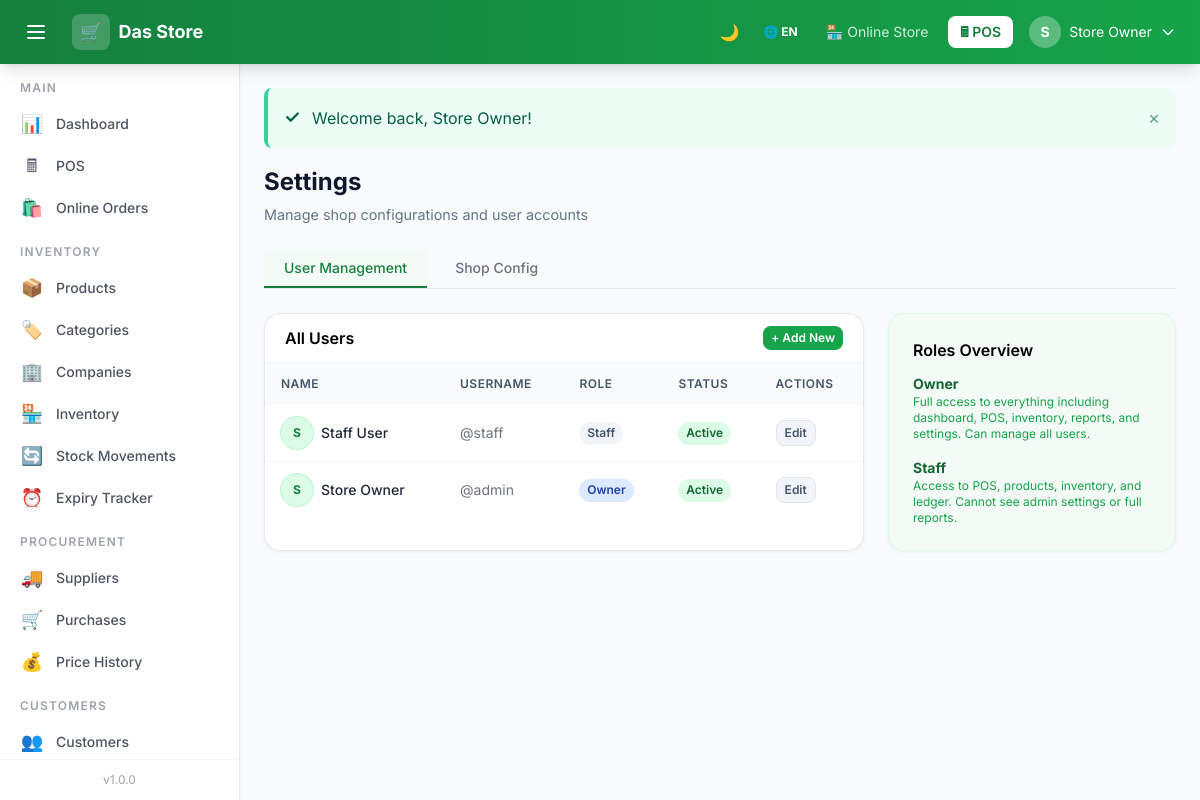
The page /settings.php (signed in) on the database its author committed.
### tables this page shows
CREATE TABLE IF NOT EXISTS `users` (
  `id`         INT UNSIGNED AUTO_INCREMENT PRIMARY KEY,
  `name`       VARCHAR(100) NOT NULL,
  `username`   VARCHAR(60)  NOT NULL UNIQUE,
  `email`      VARCHAR(150) UNIQUE,
  `password`   VARCHAR(255) NOT NULL,
  `role`       ENUM('owner','staff') NOT NULL DEFAULT 'staff',
  `is_active`  TINYINT(1)   NOT NULL DEFAULT 1,
  `created_at` TIMESTAMP    DEFAULT CURRENT_TIMESTAMP
);

### includes/lang.php (called while the page is built, shortened)
<?php
$lang_code = $_SESSION['lang'] ?? 'en';
function __($key) {
    global $translations, $lang_code;
    return $translations[$lang_code][$key] ?? $key;
}
function get_current_lang() {
    global $lang_code;
    return $lang_code;
}

### includes/auth.php (called while the page is built, shortened)
<?php
function current_user(): array {
    return [
        'id'       => $_SESSION['user_id']   ?? 0,
        'name'     => $_SESSION['user_name'] ?? 'Guest',
        'role'     => $_SESSION['role']      ?? '',
        'avatar'   => $_SESSION['avatar']    ?? '',
    ];
}

### settings.php (the view, shortened to what this page needs)
<?php
require_once 'includes/auth.php';
require_once 'includes/flash.php';
$tab = $_GET['tab'] ?? 'users';
$users = $pdo->query("SELECT * FROM users ORDER BY name")->fetchAll();
require_once 'includes/header.php';
require_once 'includes/sidebar.php';
?>
<div class="page-header">
    <h1 class="dark:text-white"><?= __('settings') ?></h1>
    <p class="dark:text-gray-400"><?= __('manage_shop_config') ?></p>
</div>
<div class="flex gap-2 mb-6 border-b border-gray-200 dark:border-gray-700 no-print">
    <a href="?tab=users" class="px-5 py-2 text-sm font-medium transition <?= $tab==='users' ? 'text-brand-700 border-b-2 border-brand-700 bg-brand-50/50 dark:text-brand-400 dark:border-brand-400 dark:bg-brand-900/10' : 'text-gray-500 hover:text-gray-700 hover:bg-gray-50 dark:text-gray-400 dark:hover:text-gray-300 dark:hover:bg-gray-800' ?>"><?= __('user_management') ?></a>
    <a href="?tab=shop" class="px-5 py-2 text-sm font-medium transition <?= $tab==='shop' ? 'text-brand-700 border-b-2 border-brand-700 bg-brand-50/50 dark:text-brand-400 dark:border-brand-400 dark:bg-brand-900/10' : 'text-gray-500 hover:text-gray-700 hover:bg-gray-50 dark:text-gray-400 dark:hover:text-gray-300 dark:hover:bg-gray-800' ?>"><?= __('shop_config') ?></a>
</div>
<?php if ($tab === 'users'): ?>
<div class="grid grid-cols-1 lg:grid-cols-3 gap-6">
    <div class="lg:col-span-2 card p-0 overflow-hidden dark:bg-gray-800 dark:border-gray-700">
        <div class="px-5 py-3 border-b border-gray-100 dark:border-gray-700 flex items-center justify-between">
            <h3 class="font-semibold dark:text-white"><?= __('all_users') ?></h3>
            <button onclick="document.getElementById('user-modal').classList.remove('hidden')" class="btn btn-xs btn-primary">+ <?= __('add_new') ?></button>
        </div>
        <table class="data-table">
            <thead>
                <tr class="dark:bg-gray-700/50">
                    <th class="dark:text-gray-300"><?= __('name') ?></th>
                    <th class="dark:text-gray-300"><?= __('username') ?></th>
                    <th class="dark:text-gray-300"><?= __('role') ?></th>
                    <th class="dark:text-gray-300"><?= __('status') ?></th>
                    <th class="dark:text-gray-300"><?= __('actions') ?></th>
                </tr>
            </thead>
            <tbody>
                <?php foreach ($users as $u): ?>
                <tr class="dark:hover:bg-gray-700/30 transition-colors">
                    <td>
                        <div class="flex items-center gap-2">
                            <span class="w-8 h-8 rounded-full bg-brand-100 text-brand-700 dark:bg-brand-900/30 dark:text-brand-400 flex items-center justify-center font-bold text-xs uppercase ring-1 ring-brand-200 dark:ring-brand-800">
                                <?= substr($u['name'], 0, 1) ?>
                            </span>
                            <span class="font-medium dark:text-white"><?= htmlspecialchars($u['name']) ?></span>
                        </div>
                    </td>
                    <td><span class="text-gray-500 dark:text-gray-400 text-sm">@<?= htmlspecialchars($u['username']) ?></span></td>
                    <td><span class="badge <?= $u['role']==='owner' ? 'badge-blue' : 'badge-gray dark:bg-gray-700 dark:text-gray-300' ?> capitalize"><?= __($u['role'].'_role') ?></span></td>
                    <td><span class="badge <?= $u['is_active'] ? 'badge-green' : 'badge-red' ?>"><?= $u['is_active'] ? __('active') : __('inactive') ?></span></td>
                    <td>
                        <a href="?tab=users&edit=<?= $u['id'] ?>" class="btn btn-xs btn-secondary dark:bg-gray-700 dark:text-gray-200 dark:hover:bg-gray-600"><?= __('edit') ?></a>
                    </td>
                </tr>
                <?php endforeach; ?>
            </tbody>
        </table>
    </div>
    <div class="card bg-brand-50/50 dark:bg-brand-900/10 border-brand-100 dark:border-brand-900/30">
        <h3 class="font-semibold mb-3 dark:text-brand-400"><?= __('roles_overview') ?></h3>
        <div class="space-y-4">
            <div>
                <b class="text-sm block text-brand-800 dark:text-brand-300"><?= __('owner_role') ?></b>
                <p class="text-xs text-brand-600 dark:text-brand-400/80"><?= __('owner_desc') ?></p>
            </div>
            <div>
                <b class="text-sm block text-brand-800 dark:text-brand-300"><?= __('staff_role') ?></b>
                <p class="text-xs text-brand-600 dark:text-brand-400/80"><?= __('staff_desc') ?></p>
            </div>
        </div>
    </div>
</div>
<?php endif; ?>
<?php require_once 'includes/footer.php'; ?>

### includes/header.php (shortened to what this page needs)
<?php
require_once __DIR__ . '/flash.php';
$user = current_user();
?>
<!DOCTYPE html>
<!DOCTYPE html>
<html lang="<?= get_current_lang() ?>" class="h-full" x-data="{
    darkMode: localStorage.getItem('theme') === 'dark',
    toggleTheme() {
        this.darkMode = !this.darkMode;
        localStorage.setItem('theme', this.darkMode ? 'dark' : 'light');
        if (this.darkMode) document.documentElement.classList.add('dark');
        else document.documentElement.classList.remove('dark');
    }
}" :class="{ 'dark': darkMode }">
<head>
    <script src="https://cdn.tailwindcss.com"></script>
    <link rel="stylesheet" href="<?= BASE_URL ?>assets/css/main.css">
</head>
<body class="bg-gray-50 font-sans h-full transition-colors duration-300" x-data="{ sidebarOpen: window.innerWidth >= 1024 }">
<header class="fixed top-0 left-0 right-0 z-50 h-16 bg-gradient-to-r from-brand-700 to-brand-600 dark:from-gray-900 dark:to-gray-800 shadow-lg flex items-center px-4 gap-4 transition-colors duration-300">
    <button @click="sidebarOpen = !sidebarOpen"
            class="text-white p-2 rounded-lg hover:bg-white/20 transition" id="sidebar-toggle" aria-label="Toggle sidebar">
        <svg class="w-6 h-6" fill="none" stroke="currentColor" viewBox="0 0 24 24">
            <path stroke-linecap="round" stroke-linejoin="round" stroke-width="2" d="M4 6h16M4 12h16M4 18h16"/>
        </svg>
    </button>
    <a href="<?= BASE_URL ?>dashboard.php" class="flex items-center gap-2 text-white font-bold text-lg no-underline">
        <span class="bg-white/20 rounded-lg px-2 py-1">🛒</span>
        <span><?= SHOP_NAME ?></span>
    </a>
    <nav class="flex items-center gap-2">
        <button @click="toggleTheme()" class="p-2 rounded-lg text-white hover:bg-white/20 transition" title="<?= __('dark_mode') ?>">
            <span x-show="!darkMode">🌙</span>
        </button>
        <div class="relative" x-data="{ langOpen: false }">
            <button @click="langOpen = !langOpen" class="flex items-center gap-1 text-xs font-bold uppercase p-2 rounded-lg text-white hover:bg-white/20 transition">
                🌐 <?= get_current_lang() ?>
            </button>
        </div>
        <a href="<?= BASE_URL ?>store/" target="_blank"
           class="hidden sm:flex items-center gap-1 text-white/80 hover:text-white text-sm px-3 py-1.5 rounded-lg hover:bg-white/20 transition">
            🏪 <?= __('online_store') ?>
        </a>
        <a href="<?= BASE_URL ?>pos.php"
           class="hidden sm:flex items-center gap-1 bg-white text-brand-700 font-semibold text-sm px-3 py-1.5 rounded-lg hover:bg-brand-50 transition">
            🖩 <?= __('pos') ?>
        </a>
        <div class="relative" x-data="{ open: false }">
            <button @click="open = !open" class="flex items-center gap-2 text-white hover:bg-white/20 rounded-lg px-2 py-1.5 transition" id="user-menu-btn">
                <span class="w-8 h-8 bg-white/30 rounded-full flex items-center justify-center font-bold text-sm">
                    <?= strtoupper(substr($user['name'] ?? 'U', 0, 1)) ?>
                </span>
                <span class="hidden sm:block text-sm"><?= htmlspecialchars($user['name']) ?></span>
                <svg class="w-4 h-4" fill="none" stroke="currentColor" viewBox="0 0 24 24"><path stroke-linecap="round" stroke-linejoin="round" stroke-width="2" d="M19 9l-7 7-7-7"/></svg>
            </button>
        </div>
    </nav>
</header>
<div class="flex pt-16 min-h-screen">

### assets/css/main.css (style rules this page uses)
*, *::before, *::after { box-sizing: border-box; }
body { font-family: 'Inter', sans-serif; }
.card { background: #fff; border-radius: 1rem; border: 1px solid #e5e7eb; box-shadow: 0 1px 3px rgba(0,0,0,.06); padding: 1.5rem; }
.data-table { width: 100%; border-collapse: collapse; font-size: .875rem; }
.data-table th { background: #f8fafc; font-weight: 600; color: #475569; text-transform: uppercase; letter-spacing: .04em; font-size: .75rem; padding: .75rem 1rem; text-align: left; }
.data-table td { padding: .75rem 1rem; border-bottom: 1px solid #f1f5f9; color: #1e293b; }
.data-table tbody tr:last-child td { border-bottom: none; }
.badge { display: inline-flex; align-items: center; padding: .2em .65em; border-radius: 9999px; font-size: .75rem; font-weight: 600; }
.badge-green { background: #dcfce7; color: #166534; }
.badge-blue { background: #dbeafe; color: #1e40af; }
.badge-gray { background: #f1f5f9; color: #475569; }
.btn { display: inline-flex; align-items: center; gap: .4rem; padding: .5rem 1.125rem; border-radius: .75rem; font-size: .875rem; font-weight: 600; cursor: pointer; border: none; transition: all .15s; text-decoration: none; }
.btn-primary { background: #16a34a; color: #fff; }
.btn-secondary { background: #f1f5f9; color: #475569; border: 1px solid #e2e8f0; }
.btn-xs { padding: .2rem .5rem; font-size: .75rem; border-radius: .5rem; }
.page-header { margin-bottom: 1.5rem; }
.page-header h1 { font-size: 1.5rem; font-weight: 700; color: #0f172a; }
.page-header p { color: #64748b; font-size: .9rem; margin-top: .25rem; }

### rows shown on the page
users: name "S", name "Store Owner", username "admin", role "Owner"
users: name "S", name "Staff User", username "staff", role "Staff"

### other values the page prints
SHOP_NAME "Das Store"
get_current_lang() "EN"
__('online_store') "Online Store"
__('pos') "POS"
__('main') "MAIN"
$icon "📊 🖩 🛍️ 📦 🏷️ 🏢 🏪 🔄 ⏰ 🚚 🛒 💰 👥"
$label "Dashboard POS Online Orders Products Categories Companies Inventory Stock Movements Expiry Tracker Suppliers Purchases Price History Customers"
__('inventory') "INVENTORY"
__('procurement') "PROCUREMENT"
__('customers') "CUSTOMERS"
APP_VERSION "1.0.0"
$icon "✓"
$msg "Welcome back, Store Owner!"
__('settings') "Settings"
__('manage_shop_config') "Manage shop configurations and user accounts"
